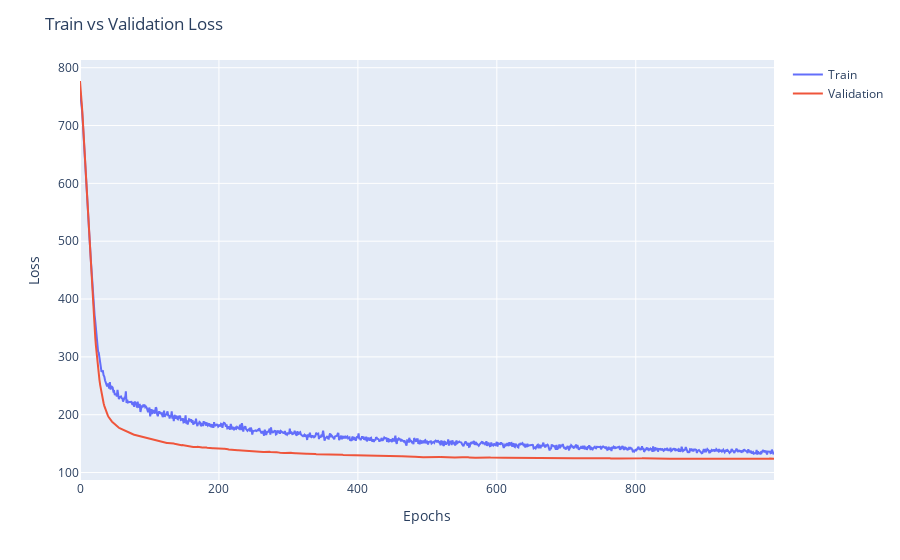

The cell this chart's notebook holds for it:
### Code cell
# Plot training and validation loss
fig = px.line()
fig.add_scatter(y=history.history['loss'], name='Train')
fig.add_scatter(y=history.history['val_loss'], name='Validation')

fig.update_layout(title='Train vs Validation Loss',
                   xaxis_title='Epochs',
                   yaxis_title='Loss')

fig.show()

### Figure 1 — Plotly figure (JSON) as saved in the notebook; plotly's stock layout.template omitted (floating-point values rounded to 4 significant figures; data arrays with more than 128 entries replaced by an {"elided": "..."} marker saying what was removed)
{"data": [{"name": "Train", "type": "scatter", "y": {"elided": "1000 float values"}}, {"name": "Validation", "type": "scatter", "y": {"elided": "1000 float values"}}], "layout": {"legend": {"tracegroupgap": 0}, "margin": {"t": 60}, "title": {"text": "Train vs Validation Loss"}, "xaxis": {"anchor": "y", "domain": [0, 1], "title": {"text": "Epochs"}}, "yaxis": {"anchor": "x", "domain": [0, 1], "title": {"text": "Loss"}}}}
